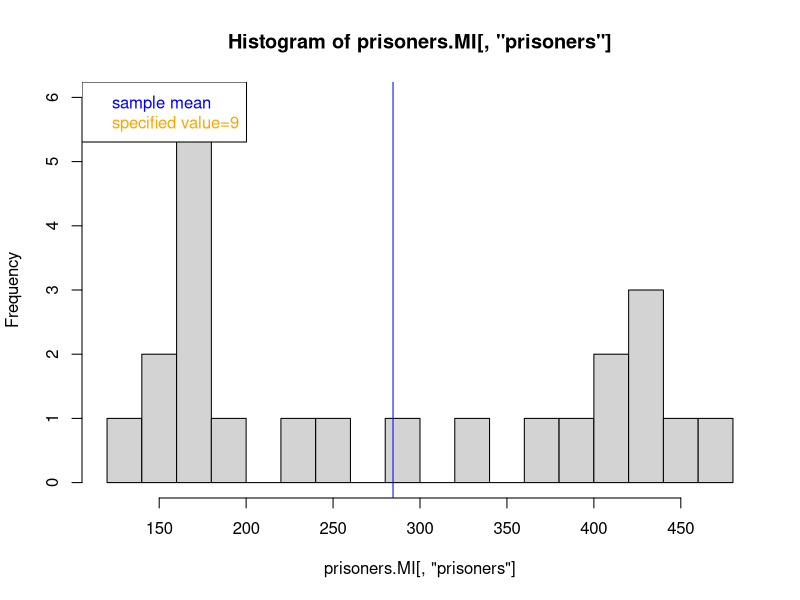

This figure's R source: (Note: this script raises an error after producing the figure.)

##  Exercise 1

prisoners = read.table("guns_NRE538.csv", header=T, fill=T, sep=",")
head(prisoners)

prisoners.MI = subset(prisoners, state=="Michigan")  
t.test(prisoners.MI[,"prisoners"], mu=200)

hist(prisoners.MI[,"prisoners"], breaks=20)
abline(v=mean(prisoners.MI[,"prisoners"]), col="blue")
abline(v=9, col="orange")
legend("topleft", legend = c("sample mean", "specified value=9"),text.col=c("blue", "orange"))

# We reject the null hypothesis that the true mean of incarceration rate per 10^5 is equal to 200



##  Exercise 2 :Calculate the p-value of rejecting the following null hypothesis: 
##  H0: The murder rate of Washington state is significnatly different from that of Minnesota state.

muA=mean(guns.WAS[,"murder"])
muB=mean(guns.MIN[,"murder"])
sdA=sd(guns.WAS[,"murder"])
sdB=sd(guns.MIN[,"murder"])

#Is this code needed??
A = rnorm (mean=muA, sd=sdA)
B = rnorm(mean=muB, sd=sdB)
hist(A,breaks=30,col=rgb(1,0,0,0.5),xlim=c(0,10), ylim=c(0,10), xlab="Value", main="histogram of sample A and B")
hist(B,breaks=30,col=rgb(0,1,0,0.5),add=TRUE)
box()

# Using the resampling method (do sample ize need to be used?)

dif.s=c() # creating an empty vector to store the "differences" in the for loop
for (i in 1:10000){
  dif.s[i]=mean(sample(guns.WAS[,"murder"], replace=TRUE)) - mean(sample(guns.MIN[,"murder"], replace=TRUE))
}
dif.s.mean = mean(dif.s)
dif.s.sd = sd(dif.s)
CI95.lo = sort(dif.s)[10000*0.025]
CI95.hi = sort(dif.s)[10000*0.975]

hist(dif.s, probability=TRUE, main="distribution of differences")
lines(density(dif.s), col="red")
abline(v=c(CI95.lo, CI95.hi), col="blue", lty="dashed")
abline(v=0, col="dark green", lty="solid", lwd=3)

legend("topright", legend = c("95% confidence interval", 
                              "0"), 
       col=c("blue", "dark green"),
       text.col=c("blue", "dark green"),
       lty=c("dashed", "solid"), bty="n")

# Zero is not included in the CI, so...we can reject the null hypothesis?

2*(length(which(dif.s>0))/length(dif.s))

t.test(guns.WAS[,"murder"], guns.MIN[,"murder"], paired=FALSE)


##########

set.seed(9487)
dif.s=c() # creating an empty vector to store the "differences" in the for loop
for (i in 1:10000){
  dif.s[i]=mean(sample(A, 30, replace=TRUE)) - mean(sample(B, 30, replace=TRUE))
}
dif.s.mean = mean(dif.s)
dif.s.sd = sd(dif.s)
CI95.lo = sort(dif.s)[10000*0.025]
CI95.hi = sort(dif.s)[10000*0.975]

hist(dif.s, probability=TRUE, main="distribution of differences")
lines(density(dif.s), col="red")
abline(v=c(CI95.lo, CI95.hi), col="blue", lty="dashed")
abline(v=0, col="dark green", lty="solid", lwd=3)

legend("topright", legend = c("95% confidence interval", 
                              "0"), 
       col=c("blue", "dark green"),
       text.col=c("blue", "dark green"),
       lty=c("dashed", "solid"), bty="n")
